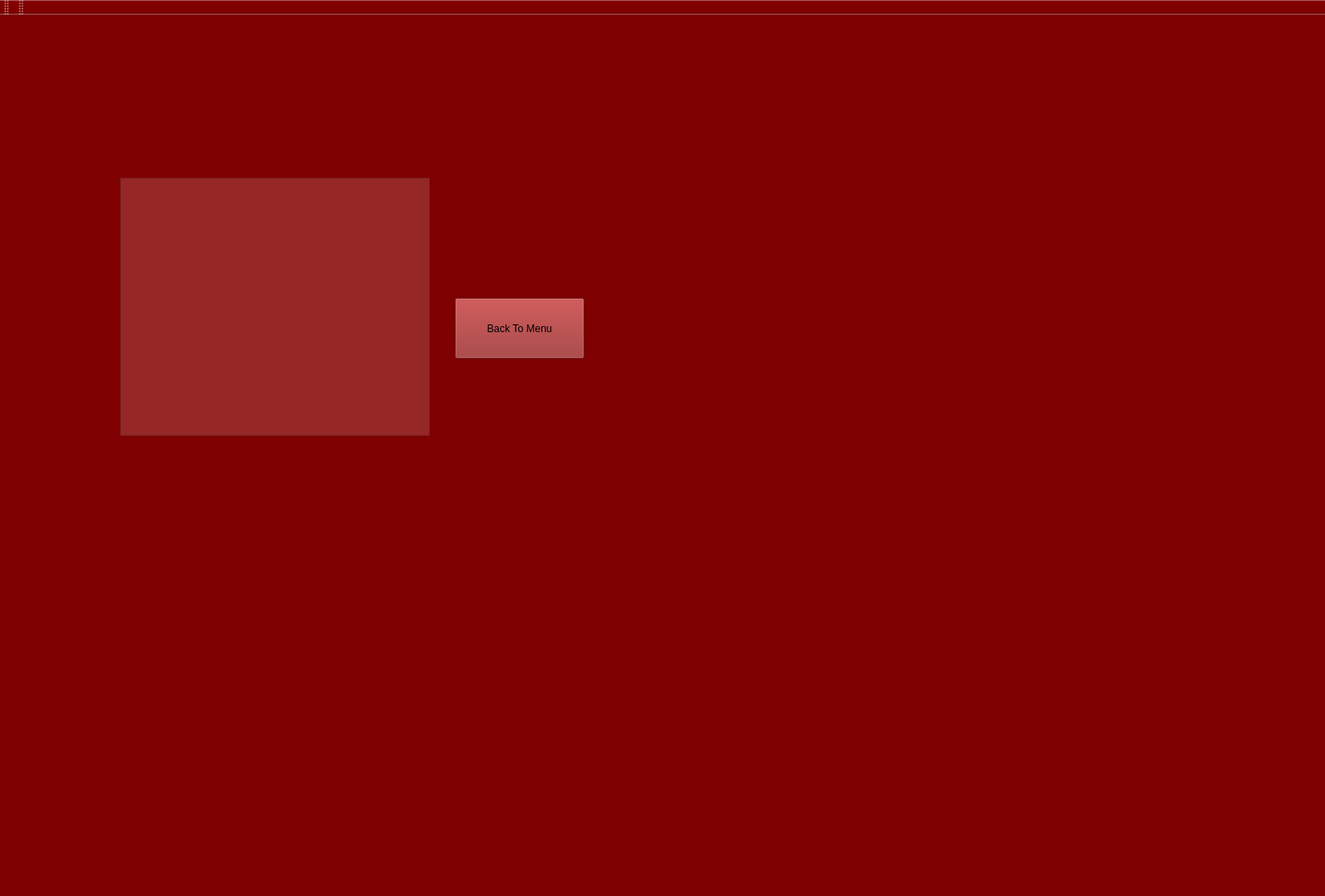
<?xml version="1.0" encoding="UTF-8"?>
<ui version="4.0">
 <class>ProfileWindowClass</class>
 <widget class="QMainWindow" name="ProfileWindowClass">
  <property name="geometry">
   <rect>
    <x>0</x>
    <y>0</y>
    <width>1544</width>
    <height>1044</height>
   </rect>
  </property>
  <property name="windowTitle">
   <string>ProfileWindow</string>
  </property>
  <property name="autoFillBackground">
   <bool>false</bool>
  </property>
  <property name="styleSheet">
   <string notr="true">background-color: rgb(126, 0, 0);</string>
  </property>
  <widget class="QWidget" name="centralWidget">
   <widget class="QPushButton" name="backToMenu">
    <property name="geometry">
     <rect>
      <x>530</x>
      <y>330</y>
      <width>151</width>
      <height>71</height>
     </rect>
    </property>
    <property name="styleSheet">
     <string notr="true">background-color: rgb(150, 39, 39);</string>
    </property>
    <property name="text">
     <string>Back To Menu</string>
    </property>
   </widget>
   <widget class="QTableWidget" name="historyTable">
    <property name="geometry">
     <rect>
      <x>140</x>
      <y>190</y>
      <width>361</width>
      <height>301</height>
     </rect>
    </property>
    <property name="autoFillBackground">
     <bool>true</bool>
    </property>
    <property name="styleSheet">
     <string notr="true">background-color: rgb(150, 39, 39);</string>
    </property>
   </widget>
  </widget>
  <widget class="QMenuBar" name="menuBar">
   <property name="geometry">
    <rect>
     <x>0</x>
     <y>0</y>
     <width>1544</width>
     <height>30</height>
    </rect>
   </property>
  </widget>
  <widget class="QToolBar" name="mainToolBar">
   <attribute name="toolBarArea">
    <enum>TopToolBarArea</enum>
   </attribute>
   <attribute name="toolBarBreak">
    <bool>false</bool>
   </attribute>
  </widget>
  <widget class="QStatusBar" name="statusBar"/>
  <widget class="QToolBar" name="toolBar">
   <property name="windowTitle">
    <string>toolBar</string>
   </property>
   <attribute name="toolBarArea">
    <enum>TopToolBarArea</enum>
   </attribute>
   <attribute name="toolBarBreak">
    <bool>false</bool>
   </attribute>
  </widget>
 </widget>
 <layoutdefault spacing="6" margin="11"/>
 <resources>
  <include location="LoginInterface.qrc"/>
 </resources>
 <connections/>
</ui>
